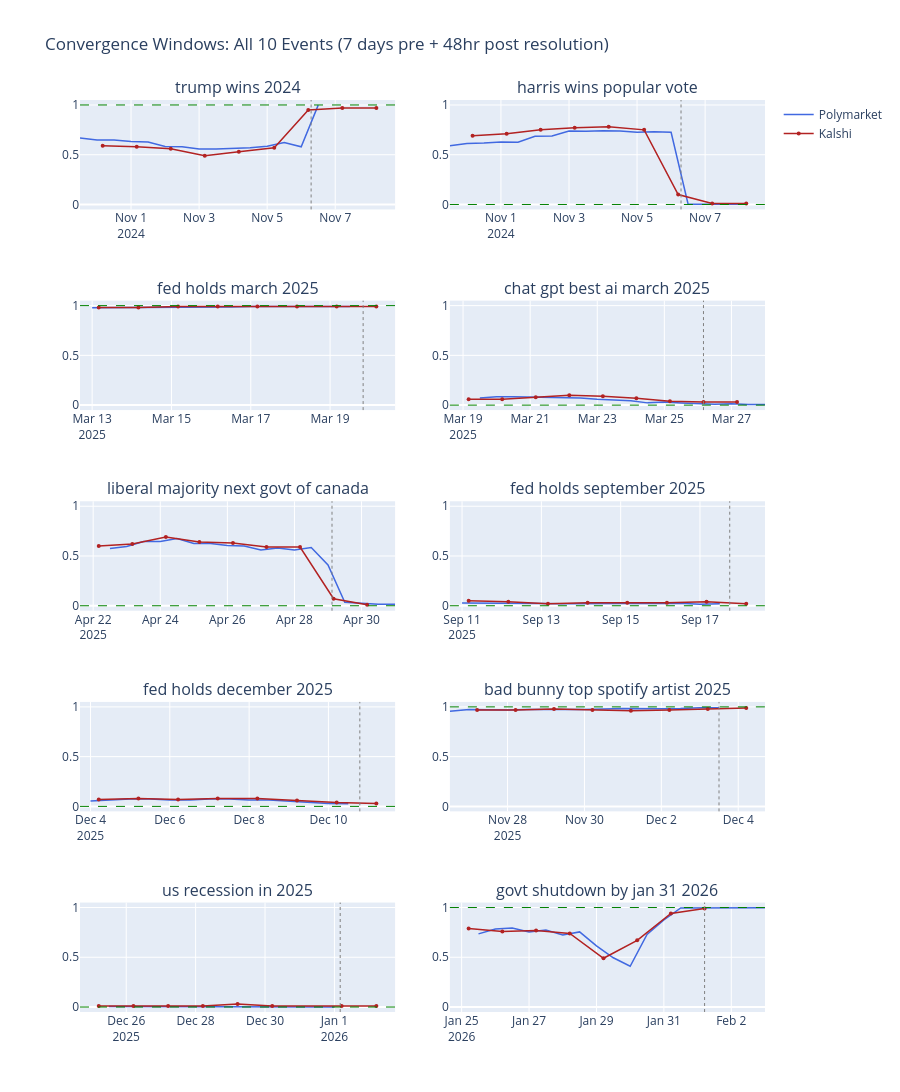

Source (notebook cell):
### Markdown cell above
Now plot the convergence windows (7 days pre-resolution + 48 hours post) to visualize the Polymarket-Kalshi spread in the pre-resolution timeframe.

### Code cell
from src.collect.polymarket import get_price_history as pm_get
from src.collect.kalshi import get_price_history as kal_get
from plotly.subplots import make_subplots

events = pd.read_csv('../data/events.csv')

fig = make_subplots(
  rows=5, cols=2,
  subplot_titles=[e.replace('_', ' ') for e in events['event_name'].tolist()],
  vertical_spacing=0.1,
  horizontal_spacing=0.08
)

for i, row in events.iterrows():
  r = (i // 2) + 1
  c = (i % 2) + 1
  
  event_name = row['event_name']
  resolved_value = int(row['resolved_value'])
  resolution_time = pd.Timestamp(int(float(row['resolution_ts'])), unit='s', tz='UTC')
  window_start = resolution_time - pd.Timedelta(days=7)
  window_end = resolution_time + pd.Timedelta(hours=48)

  pm_df = pm_get(event_name)
  kal_df = kal_get(event_name)

  pm_window = pm_df[(pm_df['timestamp'] >= window_start) & (pm_df['timestamp'] <= window_end)]
  kal_window = kal_df[(kal_df['timestamp'] >= window_start) & (kal_df['timestamp'] <= window_end)]

  # polymarket line
  fig.add_trace(go.Scatter(
    x=pm_window['timestamp'],
    y=pm_window['price'],
    mode='lines',
    name='Polymarket',
    line=dict(color='royalblue', width=1.5),
    showlegend=(i == 0)
  ), row=r, col=c)

  # kalshi line
  fig.add_trace(go.Scatter(
    x=kal_window['timestamp'],
    y=kal_window['price'],
    mode='lines+markers',
    name='Kalshi',
    line=dict(color='firebrick', width=1.5),
    marker=dict(size=4),
    showlegend=(i == 0)
  ), row=r, col=c)

  # resolved value line
  fig.add_hline(
    y=resolved_value,
    line_dash='dash',
    line_color='green',
    line_width=1,
    row=r, col=c
  )

  # resolution timestamp
  fig.add_vline(
    x=resolution_time.timestamp() * 1000,
    line_dash='dot',
    line_color='grey',
    line_width=1,
    row=r, col=c
  )

fig.update_yaxes(range=[-0.05, 1.05])
fig.update_layout(
  title='Convergence Windows: All 10 Events (7 days pre + 48hr post resolution)',
  height=1750,
  hovermode='x unified'
)

fig.show()

### Figure 1 — Plotly figure (JSON) as saved in the notebook; plotly's stock layout.template omitted (floating-point values rounded to 4 significant figures)
{"data": [{"line": {"color": "royalblue", "width": 1.5}, "mode": "lines", "name": "Polymarket", "showlegend": true, "type": "scatter", "x": ["2024-10-30T12:00:03.000000", "2024-10-31T00:00:03.000000", "2024-10-31T12:00:03.000000", "2024-11-01T00:00:03.000000", "2024-11-01T12:00:03.000000", "2024-11-02T00:00:03.000000", "2024-11-02T12:00:03.000000", "2024-11-03T00:00:03.000000", "2024-11-03T12:00:03.000000", "2024-11-04T00:00:03.000000", "2024-11-04T12:00:03.000000", "2024-11-05T00:00:02.000000", "2024-11-05T12:00:02.000000", "2024-11-06T00:00:02.000000", "2024-11-06T12:00:03.000000"], "xaxis": "x", "y": [0.6685, 0.6475, 0.6485, 0.6325, 0.6285, 0.5825, 0.5795, 0.5585, 0.5585, 0.5635, 0.5705, 0.5855, 0.6225, 0.58, 0.9985], "yaxis": "y"}, {"line": {"color": "firebrick", "width": 1.5}, "marker": {"size": 4}, "mode": "lines+markers", "name": "Kalshi", "showlegend": true, "type": "scatter", "x": ["2024-10-31T04:00:00.000000", "2024-11-01T04:00:00.000000", "2024-11-02T04:00:00.000000", "2024-11-03T04:00:00.000000", "2024-11-04T04:00:00.000000", "2024-11-05T05:00:00.000000", "2024-11-06T05:00:00.000000", "2024-11-07T05:00:00.000000", "2024-11-08T05:00:00.000000"], "xaxis": "x", "y": [0.59, 0.58, 0.56, 0.49, 0.53, 0.57, 0.95, 0.97, 0.97], "yaxis": "y"}, {"line": {"color": "royalblue", "width": 1.5}, "mode": "lines", "name": "Polymarket", "showlegend": false, "type": "scatter", "x": ["2024-10-30T12:00:03.000000", "2024-10-31T00:00:03.000000", "2024-10-31T12:00:03.000000", "2024-11-01T00:00:03.000000", "2024-11-01T12:00:03.000000", "2024-11-02T00:00:03.000000", "2024-11-02T12:00:03.000000", "2024-11-03T00:00:03.000000", "2024-11-03T12:00:03.000000", "2024-11-04T00:00:03.000000", "2024-11-04T12:00:03.000000", "2024-11-05T00:00:02.000000", "2024-11-05T12:00:02.000000", "2024-11-06T00:00:02.000000", "2024-11-06T12:00:03.000000", "2024-11-07T00:00:03.000000", "2024-11-07T12:00:02.000000", "2024-11-08T00:00:02.000000"], "xaxis": "x2", "y": [0.591, 0.6135, 0.6175, 0.6275, 0.6245, 0.6845, 0.6885, 0.739, 0.735, 0.741, 0.7385, 0.7265, 0.7305, 0.7255, 0.0025, 0.001, 0.0005, 0.002], "yaxis": "y2"}, {"line": {"color": "firebrick", "width": 1.5}, "marker": {"size": 4}, "mode": "lines+markers", "name": "Kalshi", "showlegend": false, "type": "scatter", "x": ["2024-10-31T04:00:00.000000", "2024-11-01T04:00:00.000000", "2024-11-02T04:00:00.000000", "2024-11-03T04:00:00.000000", "2024-11-04T04:00:00.000000", "2024-11-05T05:00:00.000000", "2024-11-06T05:00:00.000000", "2024-11-07T05:00:00.000000", "2024-11-08T05:00:00.000000"], "xaxis": "x2", "y": [0.69, 0.71, 0.75, 0.77, 0.78, 0.75, 0.1, 0.01, 0.01], "yaxis": "y2"}, {"line": {"color": "royalblue", "width": 1.5}, "mode": "lines", "name": "Polymarket", "showlegend": false, "type": "scatter", "x": ["2025-03-13T00:00:06.000000", "2025-03-13T12:00:05.000000", "2025-03-14T00:00:05.000000", "2025-03-14T12:00:05.000000", "2025-03-15T00:00:04.000000", "2025-03-15T12:00:04.000000", "2025-03-16T00:00:04.000000", "2025-03-16T12:00:04.000000", "2025-03-17T00:00:04.000000", "2025-03-17T12:00:05.000000", "2025-03-18T00:00:05.000000", "2025-03-18T12:00:04.000000", "2025-03-19T00:00:05.000000", "2025-03-19T12:00:05.000000"], "xaxis": "x3", "y": [0.9775, 0.978, 0.9845, 0.9855, 0.9865, 0.9865, 0.986, 0.9865, 0.9915, 0.9885, 0.9915, 0.9905, 0.992, 0.9915], "yaxis": "y3"}, {"line": {"color": "firebrick", "width": 1.5}, "marker": {"size": 4}, "mode": "lines+markers", "name": "Kalshi", "showlegend": false, "type": "scatter", "x": ["2025-03-13T04:00:00.000000", "2025-03-14T04:00:00.000000", "2025-03-15T04:00:00.000000", "2025-03-16T04:00:00.000000", "2025-03-17T04:00:00.000000", "2025-03-18T04:00:00.000000", "2025-03-19T04:00:00.000000", "2025-03-20T04:00:00.000000"], "xaxis": "x3", "y": [0.98, 0.98, 0.99, 0.99, 0.99, 0.99, 0.99, 0.99], "yaxis": "y3"}, {"line": {"color": "royalblue", "width": 1.5}, "mode": "lines", "name": "Polymarket", "showlegend": false, "type": "scatter", "x": ["2025-03-19T12:00:05.000000", "2025-03-20T00:00:05.000000", "2025-03-20T12:00:06.000000", "2025-03-21T00:00:05.000000", "2025-03-21T12:00:06.000000", "2025-03-22T00:00:06.000000", "2025-03-22T12:00:05.000000", "2025-03-23T00:00:06.000000", "2025-03-23T12:00:05.000000", "2025-03-24T00:00:05.000000", "2025-03-24T12:00:04.000000", "2025-03-25T00:00:06.000000", "2025-03-25T12:00:06.000000", "2025-03-26T00:00:05.000000", "2025-03-26T12:00:05.000000", "2025-03-27T00:00:06.000000", "2025-03-27T12:00:05.000000", "2025-03-28T00:00:06.000000"], "xaxis": "x4", "y": [0.071, 0.085, 0.0845, 0.0815, 0.081, 0.0765, 0.072, 0.058, 0.049, 0.043, 0.0225, 0.0315, 0.0215, 0.012, 0.0085, 0.014, 0.0055, 0.007], "yaxis": "y4"}, {"line": {"color": "firebrick", "width": 1.5}, "marker": {"size": 4}, "mode": "lines+markers", "name": "Kalshi", "showlegend": false, "type": "scatter", "x": ["2025-03-19T04:00:00.000000", "2025-03-20T04:00:00.000000", "2025-03-21T04:00:00.000000", "2025-03-22T04:00:00.000000", "2025-03-23T04:00:00.000000", "2025-03-24T04:00:00.000000", "2025-03-25T04:00:00.000000", "2025-03-26T04:00:00.000000", "2025-03-27T04:00:00.000000"], "xaxis": "x4", "y": [0.06, 0.06, 0.08, 0.1, 0.09, 0.07, 0.04, 0.03, 0.03], "yaxis": "y4"}, {"line": {"color": "royalblue", "width": 1.5}, "mode": "lines", "name": "Polymarket", "showlegend": false, "type": "scatter", "x": ["2025-04-22T12:00:07.000000", "2025-04-23T00:00:07.000000", "2025-04-23T12:00:06.000000", "2025-04-24T00:00:06.000000", "2025-04-24T12:00:06.000000", "2025-04-25T00:00:06.000000", "2025-04-25T12:00:06.000000", "2025-04-26T00:00:06.000000", "2025-04-26T12:00:06.000000", "2025-04-27T00:00:05.000000", "2025-04-27T12:00:06.000000", "2025-04-28T00:00:05.000000", "2025-04-28T12:00:06.000000", "2025-04-29T00:00:05.000000", "2025-04-29T12:00:05.000000", "2025-04-30T00:00:06.000000", "2025-04-30T12:00:06.000000", "2025-05-01T00:00:06.000000"], "xaxis": "x5", "y": [0.575, 0.595, 0.645, 0.645, 0.675, 0.625, 0.625, 0.605, 0.6, 0.56, 0.58, 0.56, 0.585, 0.41, 0.035, 0.022, 0.0155, 0.016], "yaxis": "y5"}, {"line": {"color": "firebrick", "width": 1.5}, "marker": {"size": 4}, "mode": "lines+markers", "name": "Kalshi", "showlegend": false, "type": "scatter", "x": ["2025-04-22T04:00:00.000000", "2025-04-23T04:00:00.000000", "2025-04-24T04:00:00.000000", "2025-04-25T04:00:00.000000", "2025-04-26T04:00:00.000000", "2025-04-27T04:00:00.000000", "2025-04-28T04:00:00.000000", "2025-04-29T04:00:00.000000", "2025-04-30T04:00:00.000000"], "xaxis": "x5", "y": [0.6, 0.62, 0.69, 0.64, 0.63, 0.59, 0.59, 0.07, 0.01], "yaxis": "y5"}, {"line": {"color": "royalblue", "width": 1.5}, "mode": "lines", "name": "Polymarket", "showlegend": false, "type": "scatter", "x": ["2025-09-11T00:00:14.000000", "2025-09-11T12:00:27.000000", "2025-09-12T00:00:14.000000", "2025-09-12T12:00:25.000000", "2025-09-13T00:00:07.000000", "2025-09-13T12:00:28.000000", "2025-09-14T00:00:13.000000", "2025-09-14T12:00:20.000000", "2025-09-15T00:00:10.000000", "2025-09-15T12:00:23.000000", "2025-09-16T00:00:20.000000", "2025-09-16T12:00:16.000000", "2025-09-17T00:00:07.000000", "2025-09-17T12:00:10.000000"], "xaxis": "x6", "y": [0.0265, 0.0275, 0.0245, 0.0235, 0.023, 0.02, 0.021, 0.0235, 0.0275, 0.0215, 0.024, 0.0245, 0.0155, 0.0205], "yaxis": "y6"}, {"line": {"color": "firebrick", "width": 1.5}, "marker": {"size": 4}, "mode": "lines+markers", "name": "Kalshi", "showlegend": false, "type": "scatter", "x": ["2025-09-11T04:00:00.000000", "2025-09-12T04:00:00.000000", "2025-09-13T04:00:00.000000", "2025-09-14T04:00:00.000000", "2025-09-15T04:00:00.000000", "2025-09-16T04:00:00.000000", "2025-09-17T04:00:00.000000", "2025-09-18T04:00:00.000000"], "xaxis": "x6", "y": [0.05, 0.04, 0.02, 0.03, 0.03, 0.03, 0.04, 0.02], "yaxis": "y6"}, {"line": {"color": "royalblue", "width": 1.5}, "mode": "lines", "name": "Polymarket", "showlegend": false, "type": "scatter", "x": ["2025-12-04T00:00:17.000000", "2025-12-04T12:00:35.000000", "2025-12-05T00:00:19.000000", "2025-12-05T12:00:22.000000", "2025-12-06T00:00:20.000000", "2025-12-06T12:00:22.000000", "2025-12-07T00:00:33.000000", "2025-12-07T12:00:24.000000", "2025-12-08T00:00:32.000000", "2025-12-08T12:00:34.000000", "2025-12-09T00:00:30.000000", "2025-12-09T12:00:19.000000", "2025-12-10T00:00:16.000000", "2025-12-10T12:00:34.000000"], "xaxis": "x7", "y": [0.055, 0.065, 0.075, 0.075, 0.065, 0.065, 0.075, 0.075, 0.065, 0.065, 0.055, 0.045, 0.028, 0.0265], "yaxis": "y7"}, {"line": {"color": "firebrick", "width": 1.5}, "marker": {"size": 4}, "mode": "lines+markers", "name": "Kalshi", "showlegend": false, "type": "scatter", "x": ["2025-12-04T05:00:00.000000", "2025-12-05T05:00:00.000000", "2025-12-06T05:00:00.000000", "2025-12-07T05:00:00.000000", "2025-12-08T05:00:00.000000", "2025-12-09T05:00:00.000000", "2025-12-10T05:00:00.000000", "2025-12-11T05:00:00.000000"], "xaxis": "x7", "y": [0.07, 0.08, 0.07, 0.08, 0.08, 0.06, 0.04, 0.03], "yaxis": "y7"}, {"line": {"color": "royalblue", "width": 1.5}, "mode": "lines", "name": "Polymarket", "showlegend": false, "type": "scatter", "x": ["2025-11-26T12:00:47.000000", "2025-11-27T00:00:24.000000", "2025-11-27T12:00:38.000000", "2025-11-28T00:00:22.000000", "2025-11-28T12:00:37.000000", "2025-11-29T00:00:30.000000", "2025-11-29T12:00:38.000000", "2025-11-30T00:00:22.000000", "2025-12-01T00:00:27.000000", "2025-12-01T12:00:44.000000", "2025-12-02T00:00:17.000000", "2025-12-02T12:00:33.000000", "2025-12-03T00:00:27.000000", "2025-12-03T12:00:36.000000"], "xaxis": "x8", "y": [0.9565, 0.973, 0.971, 0.9685, 0.9735, 0.973, 0.9765, 0.9735, 0.9835, 0.9795, 0.982, 0.9835, 0.9925, 0.9925], "yaxis": "y8"}, {"line": {"color": "firebrick", "width": 1.5}, "marker": {"size": 4}, "mode": "lines+markers", "name": "Kalshi", "showlegend": false, "type": "scatter", "x": ["2025-11-27T05:00:00.000000", "2025-11-28T05:00:00.000000", "2025-11-29T05:00:00.000000", "2025-11-30T05:00:00.000000", "2025-12-01T05:00:00.000000", "2025-12-02T05:00:00.000000", "2025-12-03T05:00:00.000000", "2025-12-04T05:00:00.000000"], "xaxis": "x8", "y": [0.97, 0.97, 0.98, 0.97, 0.96, 0.97, 0.98, 0.99], "yaxis": "y8"}, {"line": {"color": "royalblue", "width": 1.5}, "mode": "lines", "name": "Polymarket", "showlegend": false, "type": "scatter", "x": ["2025-12-25T12:00:11.000000", "2025-12-26T00:00:09.000000", "2025-12-26T12:00:10.000000", "2025-12-27T00:00:12.000000", "2025-12-27T12:00:11.000000", "2025-12-28T00:00:11.000000", "2025-12-28T12:00:11.000000", "2025-12-29T00:00:27.000000", "2025-12-29T12:00:11.000000", "2025-12-30T00:00:14.000000", "2025-12-30T12:00:12.000000", "2025-12-31T00:00:11.000000", "2025-12-31T12:00:10.000000", "2026-01-01T00:00:11.000000"], "xaxis": "x9", "y": [0.006, 0.006, 0.0045, 0.004, 0.003, 0.0035, 0.004, 0.003, 0.0025, 0.0025, 0.0025, 0.0025, 0.0025, 0.0015], "yaxis": "y9"}, {"line": {"color": "firebrick", "width": 1.5}, "marker": {"size": 4}, "mode": "lines+markers", "name": "Kalshi", "showlegend": false, "type": "scatter", "x": ["2025-12-25T05:00:00.000000", "2025-12-26T05:00:00.000000", "2025-12-27T05:00:00.000000", "2025-12-28T05:00:00.000000", "2025-12-29T05:00:00.000000", "2025-12-30T05:00:00.000000", "2026-01-01T05:00:00.000000", "2026-01-02T05:00:00.000000"], "xaxis": "x9", "y": [0.01, 0.01, 0.01, 0.01, 0.03, 0.01, 0.01, 0.01], "yaxis": "y9"}, {"line": {"color": "royalblue", "width": 1.5}, "mode": "lines", "name": "Polymarket", "showlegend": false, "type": "scatter", "x": ["2026-01-25T12:00:15.000000", "2026-01-26T00:00:25.000000", "2026-01-26T12:00:11.000000", "2026-01-27T00:00:22.000000", "2026-01-27T12:00:13.000000", "2026-01-28T00:00:13.000000", "2026-01-28T12:00:13.000000", "2026-01-29T00:00:27.000000", "2026-01-29T12:00:14.000000", "2026-01-30T00:00:14.000000", "2026-01-30T12:00:15.000000", "2026-01-31T00:00:14.000000", "2026-01-31T12:00:15.000000", "2026-02-01T00:00:16.000000", "2026-02-01T12:00:13.000000", "2026-02-02T00:00:13.000000", "2026-02-02T12:00:14.000000", "2026-02-03T00:00:13.000000"], "xaxis": "x10", "y": [0.735, 0.785, 0.795, 0.755, 0.775, 0.725, 0.755, 0.615, 0.495, 0.41, 0.73, 0.875, 0.9965, 0.9955, 0.9985, 0.9975, 0.9985, 0.9975], "yaxis": "y10"}, {"line": {"color": "firebrick", "width": 1.5}, "marker": {"size": 4}, "mode": "lines+markers", "name": "Kalshi", "showlegend": false, "type": "scatter", "x": ["2026-01-25T05:00:00.000000", "2026-01-26T05:00:00.000000", "2026-01-27T05:00:00.000000", "2026-01-28T05:00:00.000000", "2026-01-29T05:00:00.000000", "2026-01-30T05:00:00.000000", "2026-01-31T05:00:00.000000", "2026-02-01T05:00:00.000000"], "xaxis": "x10", "y": [0.79, 0.76, 0.77, 0.74, 0.49, 0.67, 0.94, 0.99], "yaxis": "y10"}], "layout": {"annotations": [{"font": {"size": 16}, "showarrow": false, "text": "trump wins 2024", "x": 0.23, "xanchor": "center", "xref": "paper", "y": 1, "yanchor": "bottom", "yref": "paper"}, {"font": {"size": 16}, "showarrow": false, "text": "harris wins popular vote", "x": 0.77, "xanchor": "center", "xref": "paper", "y": 1, "yanchor": "bottom", "yref": "paper"}, {"font": {"size": 16}, "showarrow": false, "text": "fed holds march 2025", "x": 0.23, "xanchor": "center", "xref": "paper", "y": 0.78, "yanchor": "bottom", "yref": "paper"}, {"font": {"size": 16}, "showarrow": false, "text": "chat gpt best ai march 2025", "x": 0.77, "xanchor": "center", "xref": "paper", "y": 0.78, "yanchor": "bottom", "yref": "paper"}, {"font": {"size": 16}, "showarrow": false, "text": "liberal majority next govt of canada", "x": 0.23, "xanchor": "center", "xref": "paper", "y": 0.56, "yanchor": "bottom", "yref": "paper"}, {"font": {"size": 16}, "showarrow": false, "text": "fed holds september 2025", "x": 0.77, "xanchor": "center", "xref": "paper", "y": 0.56, "yanchor": "bottom", "yref": "paper"}, {"font": {"size": 16}, "showarrow": false, "text": "fed holds december 2025", "x": 0.23, "xanchor": "center", "xref": "paper", "y": 0.34, "yanchor": "bottom", "yref": "paper"}, {"font": {"size": 16}, "showarrow": false, "text": "bad bunny top spotify artist 2025", "x": 0.77, "xanchor": "center", "xref": "paper", "y": 0.34, "yanchor": "bottom", "yref": "paper"}, {"font": {"size": 16}, "showarrow": false, "text": "us recession in 2025", "x": 0.23, "xanchor": "center", "xref": "paper", "y": 0.12, "yanchor": "bottom", "yref": "paper"}, {"font": {"size": 16}, "showarrow": false, "text": "govt shutdown by jan 31 2026", "x": 0.77, "xanchor": "center", "xref": "paper", "y": 0.12, "yanchor": "bottom", "yref": "paper"}], "height": 1750, "hovermode": "x unified", "shapes": [{"line": {"color": "green", "dash": "dash", "width": 1}, "type": "line", "x0": 0, "x1": 1, "xref": "x domain", "y0": 1, "y1": 1, "yref": "y"}, {"line": {"color": "grey", "dash": "dot", "width": 1}, "type": "line", "x0": 1730876400000, "x1": 1730876400000, "xref": "x", "y0": 0, "y1": 1, "yref": "y domain"}, {"line": {"color": "green", "dash": "dash", "width": 1}, "type": "line", "x0": 0, "x1": 1, "xref": "x2 domain", "y0": 0, "y1": 0, "yref": "y2"}, {"line": {"color": "grey", "dash": "dot", "width": 1}, "type": "line", "x0": 1730876400000, "x1": 1730876400000, "xref": "x2", "y0": 0, "y1": 1, "yref": "y2 domain"}, {"line": {"color": "green", "dash": "dash", "width": 1}, "type": "line", "x0": 0, "x1": 1, "xref": "x3 domain", "y0": 1, "y1": 1, "yref": "y3"}, {"line": {"color": "grey", "dash": "dot", "width": 1}, "type": "line", "x0": 1742414400000, "x1": 1742414400000, "xref": "x3", "y0": 0, "y1": 1, "yref": "y3 domain"}, {"line": {"color": "green", "dash": "dash", "width": 1}, "type": "line", "x0": 0, "x1": 1, "xref": "x4 domain", "y0": 0, "y1": 0, "yref": "y4"}, {"line": {"color": "grey", "dash": "dot", "width": 1}, "type": "line", "x0": 1742961540000, "x1": 1742961540000, "xref": "x4", "y0": 0, "y1": 1, "yref": "y4 domain"}, {"line": {"color": "green", "dash": "dash", "width": 1}, "type": "line", "x0": 0, "x1": 1, "xref": "x5 domain", "y0": 0, "y1": 0, "yref": "y5"}, {"line": {"color": "grey", "dash": "dot", "width": 1}, "type": "line", "x0": 1745895120000, "x1": 1745895120000, "xref": "x5", "y0": 0, "y1": 1, "yref": "y5 domain"}, {"line": {"color": "green", "dash": "dash", "width": 1}, "type": "line", "x0": 0, "x1": 1, "xref": "x6 domain", "y0": 0, "y1": 0, "yref": "y6"}, {"line": {"color": "grey", "dash": "dot", "width": 1}, "type": "line", "x0": 1758132000000, "x1": 1758132000000, "xref": "x6", "y0": 0, "y1": 1, "yref": "y6 domain"}, {"line": {"color": "green", "dash": "dash", "width": 1}, "type": "line", "x0": 0, "x1": 1, "xref": "x7 domain", "y0": 0, "y1": 0, "yref": "y7"}, {"line": {"color": "grey", "dash": "dot", "width": 1}, "type": "line", "x0": 1765393200000, "x1": 1765393200000, "xref": "x7", "y0": 0, "y1": 1, "yref": "y7 domain"}, {"line": {"color": "green", "dash": "dash", "width": 1}, "type": "line", "x0": 0, "x1": 1, "xref": "x8 domain", "y0": 1, "y1": 1, "yref": "y8"}, {"line": {"color": "grey", "dash": "dot", "width": 1}, "type": "line", "x0": 1764763200000, "x1": 1764763200000, "xref": "x8", "y0": 0, "y1": 1, "yref": "y8 domain"}, {"line": {"color": "green", "dash": "dash", "width": 1}, "type": "line", "x0": 0, "x1": 1, "xref": "x9 domain", "y0": 0, "y1": 0, "yref": "y9"}, {"line": {"color": "grey", "dash": "dot", "width": 1}, "type": "line", "x0": 1767240000000, "x1": 1767240000000, "xref": "x9", "y0": 0, "y1": 1, "yref": "y9 domain"}, {"line": {"color": "green", "dash": "dash", "width": 1}, "type": "line", "x0": 0, "x1": 1, "xref": "x10 domain", "y0": 1, "y1": 1, "yref": "y10"}, {"line": {"color": "grey", "dash": "dot", "width": 1}, "type": "line", "x0": 1769921940000, "x1": 1769921940000, "xref": "x10", "y0": 0, "y1": 1, "yref": "y10 domain"}], "title": {"text": "Convergence Windows: All 10 Events (7 days pre + 48hr post resolution)"}, "xaxis": {"anchor": "y", "domain": [0, 0.46]}, "xaxis10": {"anchor": "y10", "domain": [0.54, 1]}, "xaxis2": {"anchor": "y2", "domain": [0.54, 1]}, "xaxis3": {"anchor": "y3", "domain": [0, 0.46]}, "xaxis4": {"anchor": "y4", "domain": [0.54, 1]}, "xaxis5": {"anchor": "y5", "domain": [0, 0.46]}, "xaxis6": {"anchor": "y6", "domain": [0.54, 1]}, "xaxis7": {"anchor": "y7", "domain": [0, 0.46]}, "xaxis8": {"anchor": "y8", "domain": [0.54, 1]}, "xaxis9": {"anchor": "y9", "domain": [0, 0.46]}, "yaxis": {"anchor": "x", "domain": [0.88, 1], "range": [-0.05, 1.05]}, "yaxis10": {"anchor": "x10", "domain": [0, 0.12], "range": [-0.05, 1.05]}, "yaxis2": {"anchor": "x2", "domain": [0.88, 1], "range": [-0.05, 1.05]}, "yaxis3": {"anchor": "x3", "domain": [0.66, 0.78], "range": [-0.05, 1.05]}, "yaxis4": {"anchor": "x4", "domain": [0.66, 0.78], "range": [-0.05, 1.05]}, "yaxis5": {"anchor": "x5", "domain": [0.44, 0.56], "range": [-0.05, 1.05]}, "yaxis6": {"anchor": "x6", "domain": [0.44, 0.56], "range": [-0.05, 1.05]}, "yaxis7": {"anchor": "x7", "domain": [0.22, 0.34], "range": [-0.05, 1.05]}, "yaxis8": {"anchor": "x8", "domain": [0.22, 0.34], "range": [-0.05, 1.05]}, "yaxis9": {"anchor": "x9", "domain": [0, 0.12], "range": [-0.05, 1.05]}}}
